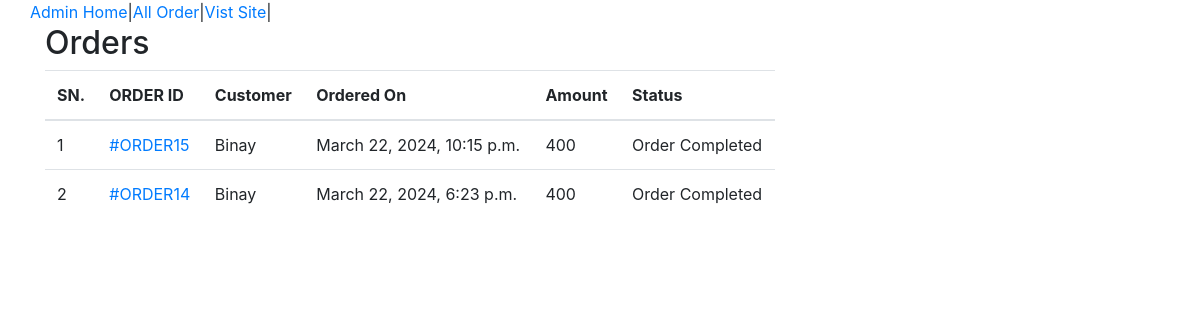
The page /owner/admin-all-orders/ (signed in) on the database its author committed.
### shop/models.py (models this page shows, shortened)
class Order(models.Model):
    cart = models.OneToOneField(Cart, on_delete=models.CASCADE)
    ordered_by = models.CharField(max_length=200)
    shipping_address = models.CharField(max_length=200)
    mobile = models.CharField(max_length=10)
    email = models.EmailField(null=True, blank=True)
    subtotal = models.PositiveIntegerField()
    discount = models.PositiveIntegerField()
    total = models.PositiveIntegerField()
    order_status = models.CharField(max_length=50, choices=ORDER_STATUS)
    created_at = models.DateTimeField(auto_now_add=True)
    payment_method = models.CharField(max_length=20, choices=METHOD, default="Cash On Delivery")
    payment_completed = models.BooleanField(
        default=False, null=True, blank=True)

### owner/views.py (the view)
# urls.py: path('admin-all-orders/', AdminOrderListView.as_view(), name="admin_order_list"),
class AdminOrderListView(AdminRequiredMixin, ListView):
    template_name = "adminpages/admin_orderlist.html"
    queryset = Order.objects.all().order_by("-id")
    context_object_name = "ord_obj"

### owner/views.py (called while the page is built)
    def dispatch(self, request, *args, **kwargs) :
        user = request.user
        if request.user.is_authenticated and Admin.objects.filter(user=user).exists():
            print("llog")
        else:
            return redirect("owner/admin-login/")
        print(user)
        return super().dispatch(request, *args, **kwargs)

### templates/adminpages/admin_orderlist.html (shortened to what this page needs)
{% extends 'adminpages/admin_base.html'%}
{% block content%}
<div class="container">
    <div class="row">
        <div class="col-md-8">
            <h2>Orders</h2>
            <table class="table">
                <thead>
                    <tr>
                        <th>SN.</th>
                        <th>ORDER ID</th>
                        <th>Customer</th>
                        <th>Ordered On</th>
                        <th>Amount</th>
                        <th>Status</th>
                    </tr>
                </thead>
                <tbody>
                    {% for i in ord_obj %}
                    <tr>
                        <td>{{forloop.counter}}</td>
                        <td><a href="{% url 'owner:admin_order_detail' i.id%}">#ORDER{{i.id}}</td>
                        <td>{{i.ordered_by}}</td>
                        <td>{{i.created_at}}</td>
                        <td>{{i.total}}</td>
                        <td>{{i.order_status}}</td>
                    </tr>
                    {% endfor %}
                </tbody>
            </table>
</div>
{% endblock %}

### rows shown on the page
Order: id "15", ordered_by "Binay", created_at "March 22, 2024, 10:15 p.m.", total "400", order_status "Order Completed"
Order: id "14", ordered_by "Binay", created_at "March 22, 2024, 6:23 p.m.", total "400", order_status "Order Completed"
